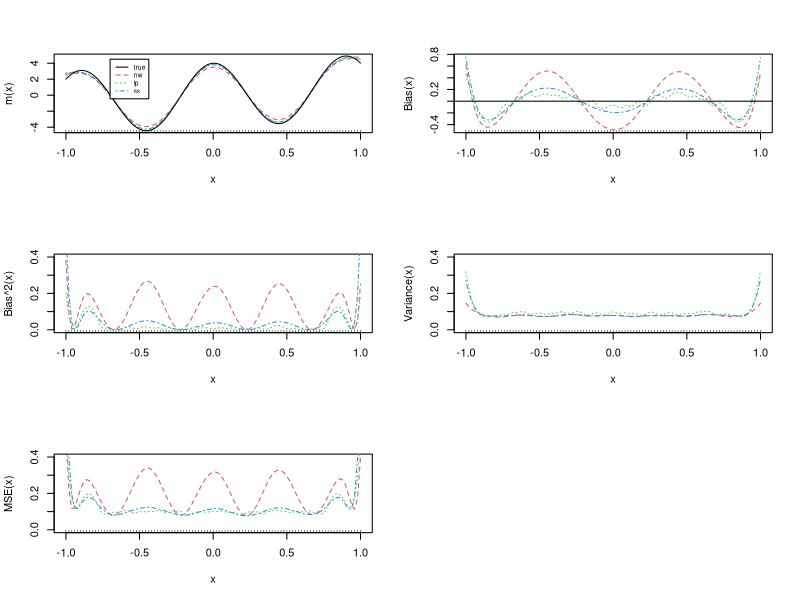
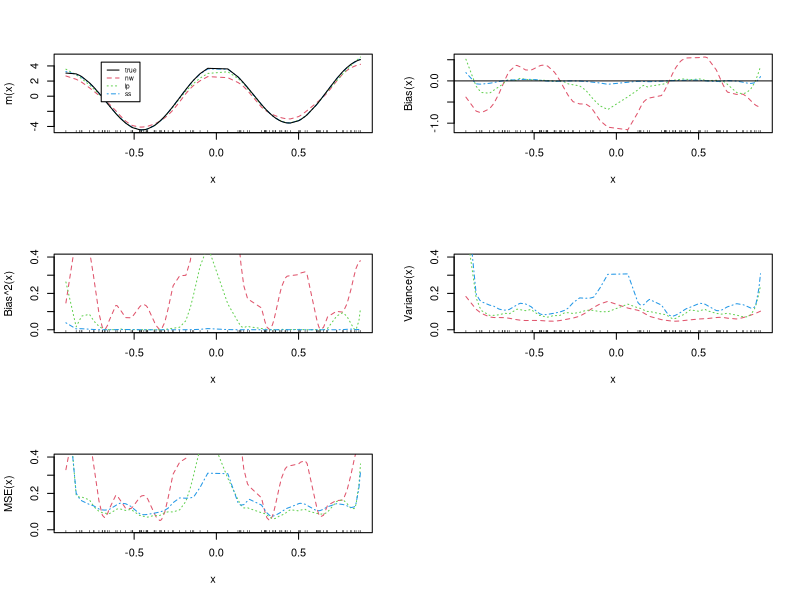

Generate these figures, in order, with R:
## ---- chunk 1
knitr::opts_chunk$set(echo = TRUE)
## ---- chunk 2
set.seed(79)
x <- seq(-1, 1, length=101) # design points
nrep <- 1000
m <- function(x) x+4*cos(7*x) # true function
## ---- chunk 3
estnw <- estlp <- estss <- matrix(0,nrow = 101, ncol = nrep) # matrices storing the estimated function at design points m_hat(x)
for(i in 1:nrep){
  y <- m(x) + rnorm(101)
  estnw[,i] <- ksmooth(x, y, kernel = "normal", bandwidth = 0.2, x.points = x)$y
  estlp[,i] <- predict(loess(y~x, span = 0.2971339), newdata=x)
  estss[,i] <- predict(smooth.spline(x, y, spar = 0.623396), x=x)$y
}
## ---- chunk 4
means <- cbind(apply(estnw,1,mean), apply(estlp,1,mean), apply(estss,1,mean))
bias <- means - m(x)
variances <- cbind(apply(estnw,1,var), apply(estlp,1,var), apply(estss,1,var))
## ---- chunk 5
par(mfrow=c(3,2))
# estimations
matplot(x, means, lty=2:4, col=2:4, type="l", xlab="x", ylab="m(x)")
lines(x, m(x)) # true points
rug(x)
legend(-0.7, 4.5, lty=1:4, col=1:4, c("true", "nw", "lp", "ss"), cex=0.6)
# bias
matplot(x, bias, lty=2:4, col=2:4, type="l", xlab="x", ylab="Bias(x)")
rug(x)
abline(h=0)
# bias^2
matplot(x, bias^2, lty=2:4, col=2:4, type="l", xlab="x", ylab="Bias^2(x)", ylim=c(0,0.4))
rug(x)
# variances
matplot(x, variances, lty=2:4, col=2:4, type="l", xlab="x", ylab="Variance(x)", ylim=c(0,0.4))
rug(x)
# MSE = bias^2 + var
matplot(x, variances+bias^2, lty=2:4, col=2:4, type="l", xlab="x", ylab="MSE(x)", ylim=c(0,0.4))
rug(x)
## ---- chunk 6
Snw <- Slp <- Sss <- matrix(0, nrow=101, ncol=101)
In <- diag(101) # identity matrix
for(j in 1:101){
  y <- In[,j]
  Snw[,j] <- ksmooth(x,y,kernel="normal", bandwidth = 0.2, x.points=x)$y
  Slp[,j] <- predict(loess(y~x, span = 0.2971339), newdata=x)
  Sss[,j] <- predict(smooth.spline(x, y, spar = 0.623396), x=x)$y
}
## ---- chunk 7
est_nw <- est_lp <- est_ss <- matrix(0,nrow = 101, ncol = nrep) # matrices storing the estimated function at design points m_hat(x)
se_nw <- se_lp <- se_ss <- matrix(0, nrow=101, ncol=nrep)
for(i in 1:nrep){
  y <- m(x) + rnorm(101)
  est_nw[,i] <- ksmooth(x, y, kernel = "normal", bandwidth = 0.2, x.points = x)$y
  est_lp[,i] <- predict(loess(y~x, span = 0.2971339), newdata=x)
  est_ss[,i] <- predict(smooth.spline(x, y, spar = 0.623396), x=x)$y
  
  sigma2_nw <- sum((y-est_nw[,i])^2) / (101-sum(diag(Snw)))
  se_nw[,i] <- sqrt(sigma2_nw * diag(Snw %*% t(Snw)))
  sigma2_lp <- sum((y-est_lp[,i])^2) / (101-sum(diag(Slp)))
  se_lp[,i] <- sqrt(sigma2_lp * diag(Slp %*% t(Slp)))
  sigma2_ss <- sum((y-est_ss[,i])^2) / (101-sum(diag(Sss)))
  se_ss[,i] <- sqrt(sigma2_ss * diag(Sss %*% t(Sss)))
}
## ---- chunk 8
coverage <- function(x, est, se){
  pos <- x==0.5 # a boolean vector to select 
  pw_coverage <- sum( abs(est[pos,]-m(x)[pos]) <= 1.96*se[pos,] )
  cat("Number of pointwise coverages:",pw_coverage,"\n")
  # to calculate the simultaneous coverage, use the function all -> true if all entries are true
  simultaneous_coverage <- sum( apply(abs(est-m(x))<=1.96*se, 2, all) )
  cat("Number of simultaneous coverages:",simultaneous_coverage,"\n")
}
coverage(x, est_nw, se_nw)
coverage(x, est_lp, se_lp)
coverage(x, est_ss, se_ss)
## ---- chunk 9
x <- sort(c(0.5, -1 + rbeta(50, 2, 2), rbeta(50, 2, 2)))

# get hat matrices
Snw <- Slp <- Sss <- matrix(0, nrow=101, ncol=101)
In <- diag(101) # identity matrix
for(j in 1:101){
  y <- In[,j]
  Snw[,j] <- ksmooth(x,y,kernel="normal", bandwidth = 0.2, x.points=x)$y
  Slp[,j] <- predict(loess(y~x, span = 0.2971339), newdata=x)
  Sss[,j] <- predict(smooth.spline(x, y, spar = 0.623396), x=x)$y
}

# do simulation
est_nw <- est_lp <- est_ss <- matrix(0,nrow = 101, ncol = nrep) # matrices storing the estimated function at design points m_hat(x)
se_nw <- se_lp <- se_ss <- matrix(0, nrow=101, ncol=nrep)
for(i in 1:nrep){
  y <- m(x) + rnorm(101)
  est_nw[,i] <- ksmooth(x, y, kernel = "normal", bandwidth = 0.2, x.points = x)$y
  est_lp[,i] <- predict(loess(y~x, span = 0.2971339), newdata=x)
  est_ss[,i] <- predict(smooth.spline(x, y, spar = 0.623396), x=x)$y
  
  sigma2_nw <- sum((y-est_nw[,i])^2) / (101-sum(diag(Snw)))
  se_nw[,i] <- sqrt(sigma2_nw * diag(Snw %*% t(Snw)))
  sigma2_lp <- sum((y-est_lp[,i])^2) / (101-sum(diag(Slp)))
  se_lp[,i] <- sqrt(sigma2_lp * diag(Slp %*% t(Slp)))
  sigma2_ss <- sum((y-est_ss[,i])^2) / (101-sum(diag(Sss)))
  se_ss[,i] <- sqrt(sigma2_ss * diag(Sss %*% t(Sss)))
}

# plot 
means <- cbind(apply(est_nw,1,mean), apply(est_lp,1,mean), apply(est_ss,1,mean))
bias <- means - m(x)
variances <- cbind(apply(est_nw,1,var), apply(est_lp,1,var), apply(est_ss,1,var))
plot.new()
par(mfrow=c(3,2))
# estimations
matplot(x, means, lty=2:4, col=2:4, type="l", xlab="x", ylab="m(x)")
lines(x, m(x)) # true points
rug(x)
legend(-0.7, 4.5, lty=1:4, col=1:4, c("true", "nw", "lp", "ss"), cex=0.6)
# bias
matplot(x, bias, lty=2:4, col=2:4, type="l", xlab="x", ylab="Bias(x)")
rug(x)
abline(h=0)
# bias^2
matplot(x, bias^2, lty=2:4, col=2:4, type="l", xlab="x", ylab="Bias^2(x)", ylim=c(0,0.4))
rug(x)
# variances
matplot(x, variances, lty=2:4, col=2:4, type="l", xlab="x", ylab="Variance(x)", ylim=c(0,0.4))
rug(x)
# MSE = bias^2 + var
matplot(x, variances+bias^2, lty=2:4, col=2:4, type="l", xlab="x", ylab="MSE(x)", ylim=c(0,0.4))
rug(x)

# coverage
coverage(x, est_nw, se_nw)
coverage(x, est_lp, se_lp)
coverage(x, est_ss, se_ss)
